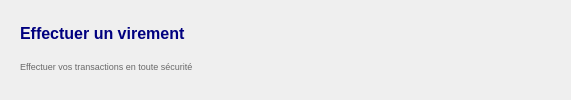
               <widget class="QWidget" name="widget_23" native="true">
                <property name="minimumSize">
                 <size>
                  <width>571</width>
                  <height>80</height>
                 </size>
                </property>
                <layout class="QVBoxLayout" name="verticalLayout_23">
                 <item>
                  <widget class="QWidget" name="widget_24" native="true">
                   <layout class="QVBoxLayout" name="verticalLayout_22">
                    <item>
                     <widget class="QLabel" name="label_titre_compte_courant_4">
                      <property name="text">
                       <string>&lt;html&gt;&lt;head/&gt;&lt;body&gt;&lt;p&gt;&lt;span style=&quot; font-size:12pt; font-weight:700; color:#00007f;&quot;&gt;Effectuer un virement &lt;/span&gt;&lt;/p&gt;&lt;/body&gt;&lt;/html&gt;</string>
                      </property>
                     </widget>
                    </item>
                    <item>
                     <widget class="QLabel" name="label_8">
                      <property name="text">
                       <string>&lt;html&gt;&lt;head/&gt;&lt;body&gt;&lt;p&gt;&lt;span style=&quot; font-size:7pt; color:#696969;&quot;&gt;Effectuer vos transactions en toute sécurité &lt;/span&gt;&lt;/p&gt;&lt;/body&gt;&lt;/html&gt;</string>
                      </property>
                     </widget>
                    </item>
                   </layout>
                  </widget>
                 </item>
                </layout>
               </widget>
